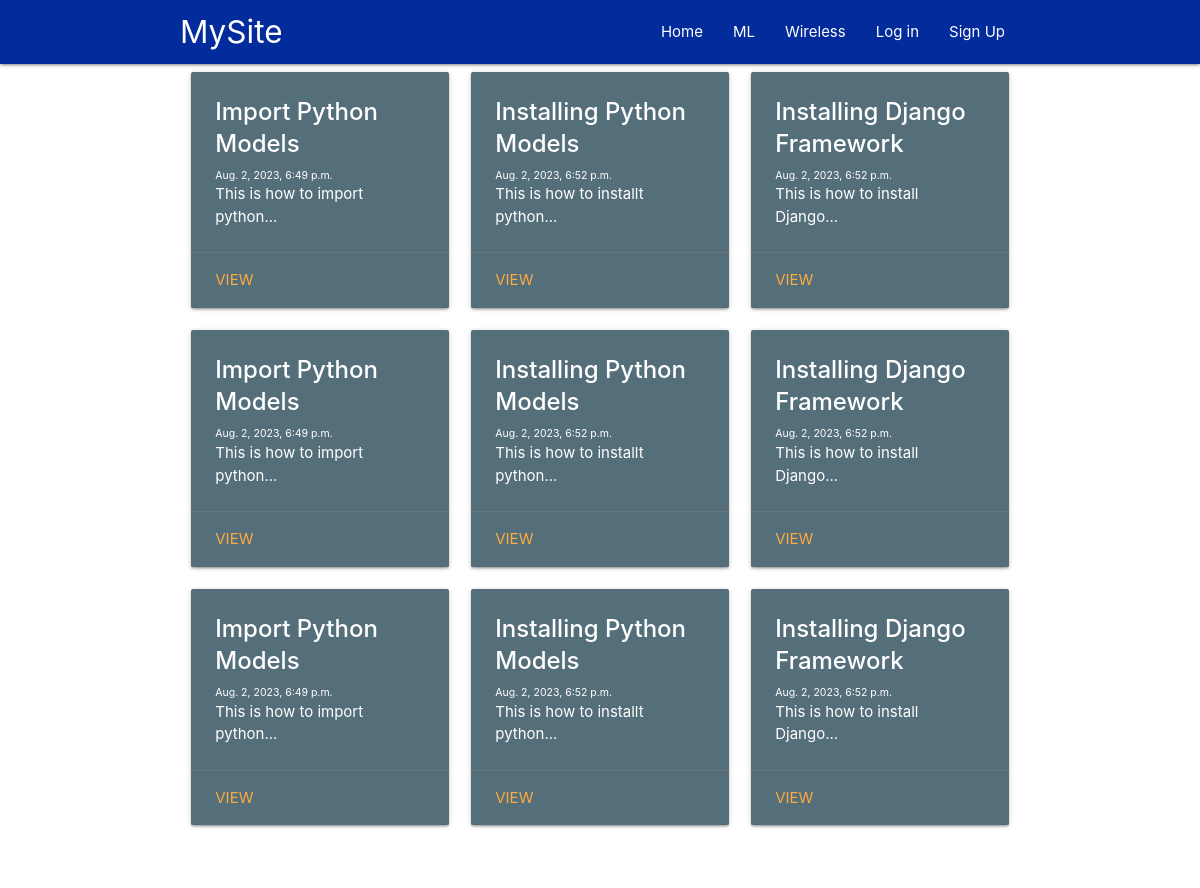
The page / on the database its author committed.
### main/models.py (models this page shows, shortened)
class Tutorial(models.Model):
    tutorial_title = models.CharField(max_length= 200)
    tutorial_content= models.TextField()
    date_published = models.DateTimeField('date published')

### main/views.py (the view)
# urls.py: path("", views.homepage, name="homepage"),
def homepage(request):
    return render(request, 'main/home.html',{"tutorials":Tutorial.objects.all()} )

### main/templates/main/home.html (shortened to what this page needs)
{% extends 'main/base.html' %}
{% block body %}
  <div class= "container">
    <div class="row ">
        {% for tutorial in tutorials  %}
          <div class="col s12 m6 l4">
            <div class="card blue-grey darken-1">
              <div class="card-content white-text">
                <span class="card-title"> <strong>{{tutorial.tutorial_title}}</strong></span>
                <p style="font-size: 70%;">{{tutorial.date_published}}</p>
                <p>{{tutorial.tutorial_content}}</p>
              </div>
              <div class="card-action">
                <a href="#">View</a>
              </div>
            </div>
          </div>
        {% endfor %}
        <div class="row ">
            {% for tutorial in tutorials  %}
              <div class="col s12 m6 l4">
                <div class="card blue-grey darken-1">
                  <div class="card-content white-text">
                    <span class="card-title"> <strong>{{tutorial.tutorial_title}}</strong></span>
                    <p style="font-size: 70%;">{{tutorial.date_published}}</p>
                    <p>{{tutorial.tutorial_content}}</p>
                  </div>
                  <div class="card-action">
                    <a href="#">View</a>
                  </div>
                </div>
              </div>
            {% endfor %}
            <div class="row ">
                {% for tutorial in tutorials  %}
                  <div class="col s12 m6 l4">
                    <div class="card blue-grey darken-1">
                      <div class="card-content white-text">
                        <span class="card-title"> <strong>{{tutorial.tutorial_title}}</strong></span>
                        <p style="font-size: 70%;">{{tutorial.date_published}}</p>
                        <p>{{tutorial.tutorial_content}}</p>
                      </div>
                      <div class="card-action">
                        <a href="#">View</a>
                      </div>
                    </div>
                  </div>
                {% endfor %}
      </div>
  </div>
{% endblock  %}

### main/templates/main/base.html (shortened to what this page needs)
<!DOCTYPE html>
<html lang="en">
<head>
    <link rel="stylesheet" href="https://cdnjs.cloudflare.com/ajax/libs/materialize/1.0.0/css/materialize.min.css">
</head>
<body>
   <nav style="background-color:#022b9c;">
    <div class="nav-wrapper">
    <div class="container">
      <a href="{%url 'main:homepage' %}" class="brand-logo">MySite</a>
      <ul id="nav-mobile" class="right hide-on-med-and-down">
        <li><a href="{%url 'main:homepage'%}">Home</a></li>
        <li><a href="#">ML</a></li>
        <li><a href="#">Wireless</a></li>
        {% if user.is_authenticated %}
        <li><a href="{% url 'main:login' %}">{{user.username}}</a></li>
        <li><a href="{% url 'main:logout' %}">Log out</a></li>
        {% else %}
        <li><a href="{% url 'main:login' %}">Log in</a></li>
        <li><a href="{% url 'main:signup' %}">Sign Up</a></li>
        {% endif %}
      </ul>
    </div>
    </div>
  </nav>
    {% block body %}
    {% endblock  %}
</body>
</html>

### rows shown on the page
Tutorial: tutorial_title "Import Python Models", date_published "Aug. 2, 2023, 6:49 p.m.", tutorial_content "This is how to import python..."
Tutorial: tutorial_title "Installing Python Models", date_published "Aug. 2, 2023, 6:52 p.m.", tutorial_content "This is how to installt python..."
Tutorial: tutorial_title "Installing Django Framework", date_published "Aug. 2, 2023, 6:52 p.m.", tutorial_content "This is how to install Django..."
